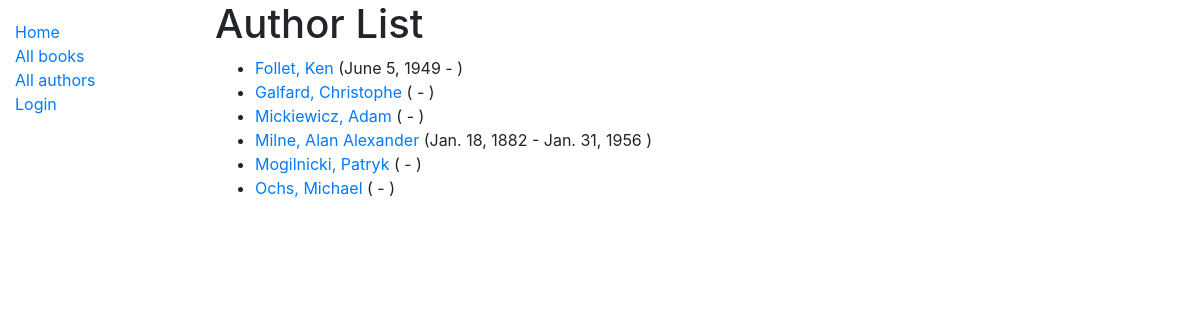
Screenshot of /catalog/authors/ with the database file from the repository.
### catalog/models.py (models this page shows)
class Author(models.Model):
    first_name = models.CharField(max_length=100)
    last_name = models.CharField(max_length=100)
    date_of_birth = models.DateField(null=True, blank=True)
    date_of_death = models.DateField('Died', null=True, blank=True)
    class Meta:
        ordering = ['last_name', 'first_name']
    def get_absolute_url(self):
        return reverse('author-detail', args=[str(self.id)])
    def __str__(self):
        return f'{self.last_name}, {self.first_name}'

### catalog/views.py (the view)
# urls.py: path('authors/', views.AuthorListView.as_view(), name='authors'),
class AuthorListView(generic.ListView):
    model = Author
    paginate_by = 10

### catalog/templates/catalog/author_list.html
{% extends "base_generic.html" %}
{% block content %}
  <h1>Author List</h1>
  {% if author_list %}
  <ul>
    {% for author in author_list %}
      <li>
        <a href="{{ author.get_absolute_url }}"> {{ author }} </a>({% if author.date_of_birth %}{{author.date_of_birth}} {% endif %} - {% if author.date_of_death %} {{author.date_of_death}} {% endif %})
      </li>
    {% endfor %}
  </ul>
  {% else %}
    <p>There are no authors.</p>
  {% endif %}
{% endblock %}

### rows the page displays
Author: last_name+first_name "Follet, Ken", date_of_birth "June 5, 1949"
Author: last_name+first_name "Galfard, Christophe"
Author: last_name+first_name "Mickiewicz, Adam"
Author: last_name+first_name "Milne, Alan Alexander", date_of_birth "Jan. 18, 1882", date_of_death "Jan. 31, 1956"
Author: last_name+first_name "Mogilnicki, Patryk"
Author: last_name+first_name "Ochs, Michael"
